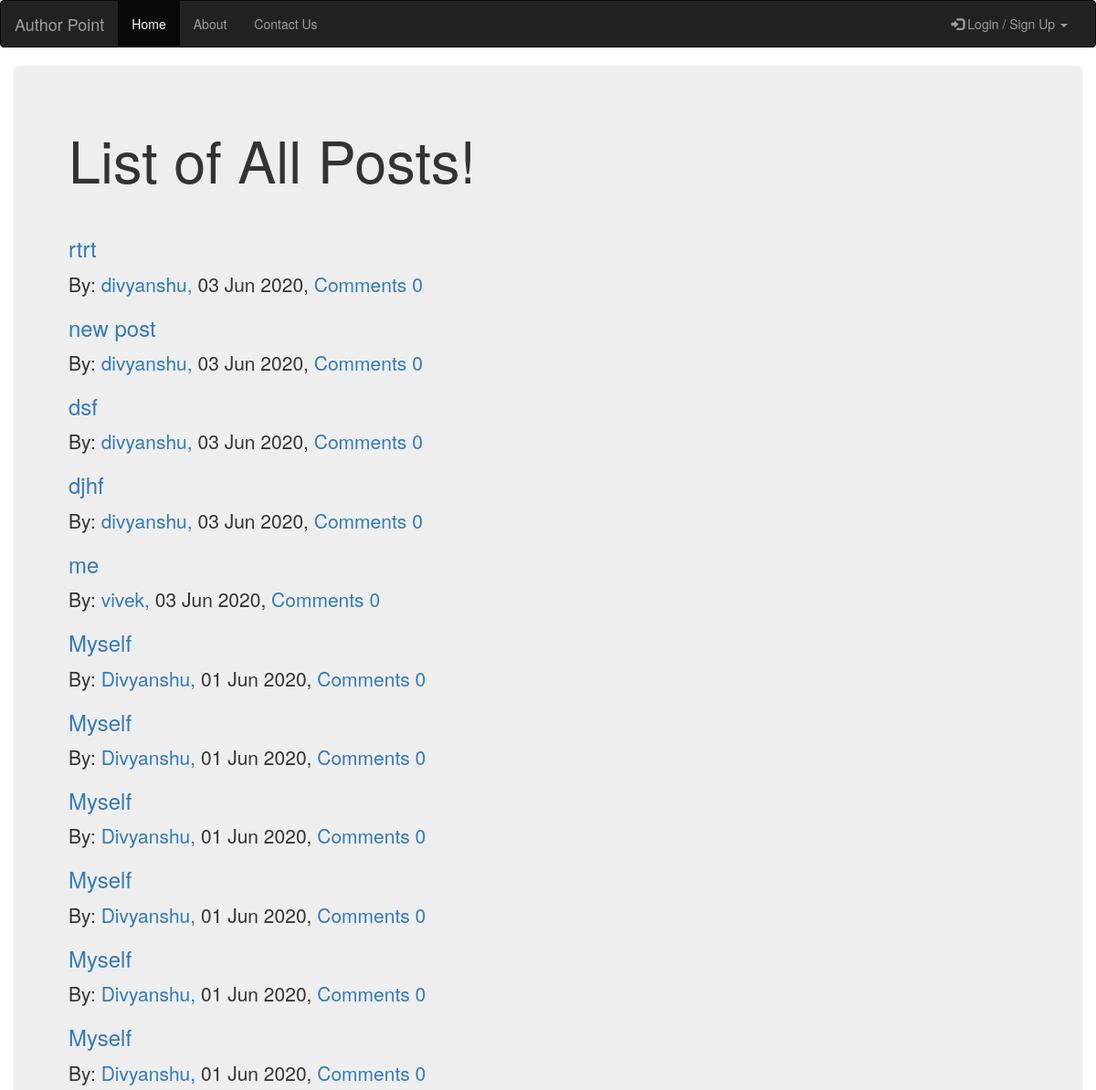
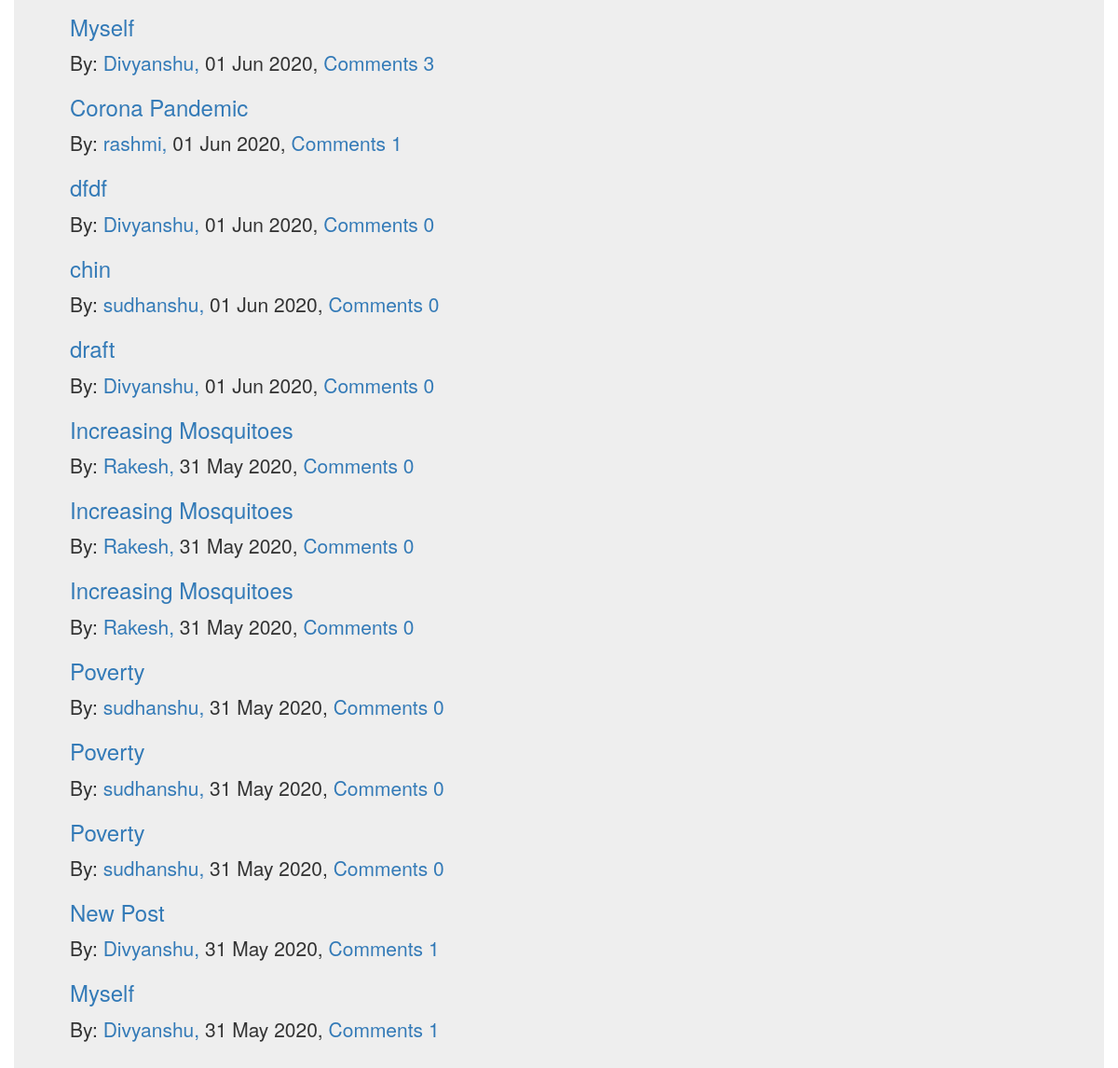
The page / on the database its author committed (2 pictures, top to bottom).
### blog/models.py (models this page shows, shortened)
class Post(models.Model):
    author = models.ForeignKey(User,on_delete=models.CASCADE,related_name='posts')
    title = models.CharField(max_length=100)
    text = models.CharField(max_length=1000)
    created_date = models.DateTimeField(default=timezone.now)
    published_date = models.DateTimeField(default='2050-12-15')

### blog/views.py (the view)
# urls.py: url(r'^$',views.IndexView.as_view(),name='index'),
class IndexView(ListView):
    model = Post
    context_object_name = 'posts'
    template_name = 'blog/index.html'
    def get_queryset(self):
        return Post.objects.filter(published_date__lte=timezone.now()).order_by('-published_date')

### blog/templates/blog/index.html (shortened to what this page needs)
{% extends 'blog/base.html'%}
{% block body_block %}
  <div class="container-fluid">
    <div class="jumbotron">
      <h1>List of All Posts!</h1>
      <br>
      {% for post in posts %}
      <h3><a href="{% url 'blog:post_detail' pk=post.pk %}">{{post.title}}</a></h3>
      <p>By: <span><a href="{% url 'blog:author_posts' pk=post.author.pk %}">{{ post.author.username }}, </a></span><span>{{ post.published_date|date:'d M Y' }}, </span><span><a href="{% url 'blog:post_comments' pk=post.pk %}"> Comments {{post.comments.count }}</a></span></p>
      {% endfor %}
    </div>
  </div>
{% endblock %}

### blog/templates/blog/base.html (shortened to what this page needs)
<!DOCTYPE html>
<html lang="en" dir="ltr">
  <head>
    <link rel="stylesheet" href="https://maxcdn.bootstrapcdn.com/bootstrap/3.3.7/css/bootstrap.min.css">
  </head>
  <body>
    <div class="navbar navbar-inverse">
            <div class="container-fluid">
                <div class="row">
                    <div class="col-lg-12">
                        <div class="navbar-header">
                            <span class='navbar-brand'>Author Point</span>
                        </div>
                        <div class="navbar-collapse collapse" id="mobile_menu">
                            <ul class="nav navbar-nav">
                                <li class="active"><a href="{% url 'blog:index'%}">Home</a></li>
                                <li><a href="{% url 'blog:about' %}">About</a></li>
                                <li><a href="{% url 'blog:contact'%}">Contact Us</a></li>
                            </ul>
                             {% if user.is_authenticated %}
                             <ul class="nav navbar-nav navbar-right">
                               <li><a href='{% url 'blog:write_post' pk=user.id %}'>Write Post</a></li>
                              <li><a href='{% url 'blog:author_posts' pk=user.pk%}'>My Posts</a></li>
                              <li><a href='{% url 'blog:user_drafts' pk=user.pk %}'>Drafts</a></li>
                              <li><a href='{% url 'logout'%}'>Logout</a></li>
                             {% else %}
                             <ul class="nav navbar-nav navbar-right">
                                 <li><a href="#" class="dropdown-toggle" data-toggle="dropdown"><span class="glyphicon glyphicon-log-in"></span> Login / Sign Up <span class="caret"></span></a>
                                 </li>
                             </ul>
                             {% endif %}
                        </div>
                    </div>
                </div>
            </div>
        </div>
{% block body_block %}
{% endblock %}
  </body>
</html>

### rows shown on the page
Post: title "rtrt", author.username "divyanshu", published_date "03 Jun 2020", comments.count "0"
Post: title "new post", author.username "divyanshu", published_date "03 Jun 2020", comments.count "0"
Post: title "dsf", author.username "divyanshu", published_date "03 Jun 2020", comments.count "0"
Post: title "djhf", author.username "divyanshu", published_date "03 Jun 2020", comments.count "0"
Post: title "me", author.username "vivek", published_date "03 Jun 2020", comments.count "0"
Post: title "Myself", author.username "Divyanshu", published_date "01 Jun 2020", comments.count "0"
Post: title "Myself", author.username "Divyanshu", published_date "01 Jun 2020", comments.count "0"
Post: title "Myself", author.username "Divyanshu", published_date "01 Jun 2020", comments.count "0"
Post: title "Myself", author.username "Divyanshu", published_date "01 Jun 2020", comments.count "0"
Post: title "Myself", author.username "Divyanshu", published_date "01 Jun 2020", comments.count "0"
Post: title "Myself", author.username "Divyanshu", published_date "01 Jun 2020", comments.count "0"
Post: title "Myself", author.username "Divyanshu", published_date "01 Jun 2020", comments.count "3"
Post: title "Corona Pandemic", author.username "rashmi", published_date "01 Jun 2020", comments.count "1"
Post: title "dfdf", author.username "Divyanshu", published_date "01 Jun 2020", comments.count "0"
Post: title "chin", author.username "sudhanshu", published_date "01 Jun 2020", comments.count "0"
Post: title "draft", author.username "Divyanshu", published_date "01 Jun 2020", comments.count "0"
Post: title "Increasing Mosquitoes", author.username "Rakesh", published_date "31 May 2020", comments.count "0"
Post: title "Increasing Mosquitoes", author.username "Rakesh", published_date "31 May 2020", comments.count "0"
Post: title "Increasing Mosquitoes", author.username "Rakesh", published_date "31 May 2020", comments.count "0"
Post: title "Poverty", author.username "sudhanshu", published_date "31 May 2020", comments.count "0"
Post: title "Poverty", author.username "sudhanshu", published_date "31 May 2020", comments.count "0"
Post: title "Poverty", author.username "sudhanshu", published_date "31 May 2020", comments.count "0"
Post: title "New Post", author.username "Divyanshu", published_date "31 May 2020", comments.count "1"
Post: title "Myself", author.username "Divyanshu", published_date "31 May 2020", comments.count "1"
